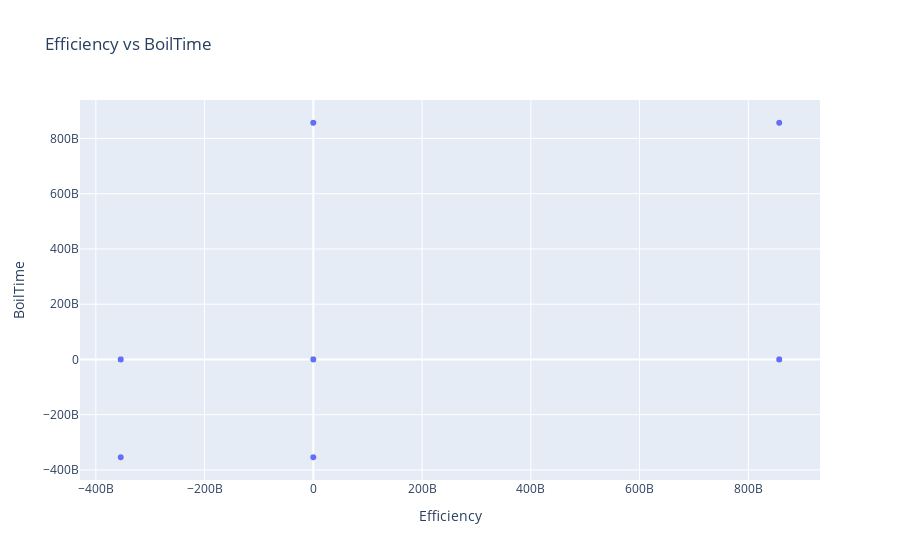

Notebook code cell kept with this figure:
### Code cell
title = "{x} vs {y}".format(x = numeric_keys[0], y=numeric_keys[1])
px.scatter(data_train, x=numeric_keys[0], y=numeric_keys[1], title=title)

### Figure 1 — Plotly figure (JSON) as saved in the notebook; plotly's stock layout.template omitted (floating-point values rounded to 4 significant figures; data arrays with more than 128 entries replaced by an {"elided": "..."} marker saying what was removed)
{"data": [{"hovertemplate": "Efficiency=%{x}<br>BoilTime=%{y}<extra></extra>", "legendgroup": "", "marker": {"color": "#636efa", "symbol": "circle"}, "mode": "markers", "name": "", "showlegend": false, "type": "scattergl", "x": {"elided": "77964 float values"}, "xaxis": "x", "y": {"elided": "77964 int values"}, "yaxis": "y"}], "layout": {"legend": {"tracegroupgap": 0}, "title": {"text": "Efficiency vs BoilTime"}, "xaxis": {"anchor": "y", "domain": [0, 1], "title": {"text": "Efficiency"}}, "yaxis": {"anchor": "x", "domain": [0, 1], "title": {"text": "BoilTime"}}}}
